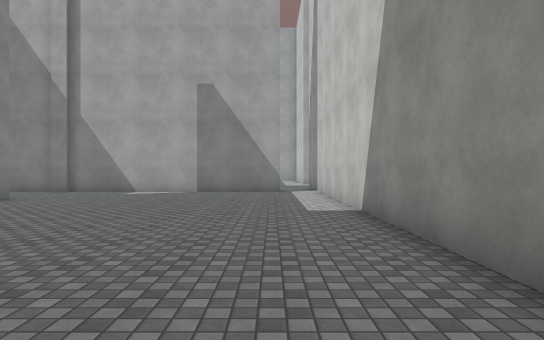
[1] (above)

16 first-person views from a walk through a 3-D level made in the Unity game engine. The camera is 1.4 m above the floor, looks level and sees 75° across. The floor is counted in squares, 2 m on a side. Each view is taken from the middle of a square. On the plan, view 1 faces up. The plan holds only what a view shows up to about 11 squares ahead; the rest is blank. The place goes on beyond the plan. The player character is not drawn. Surface patterns are stand-ins for the level's own textures.

[2]
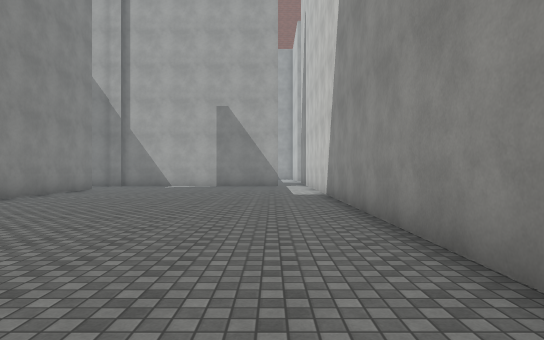

[3]
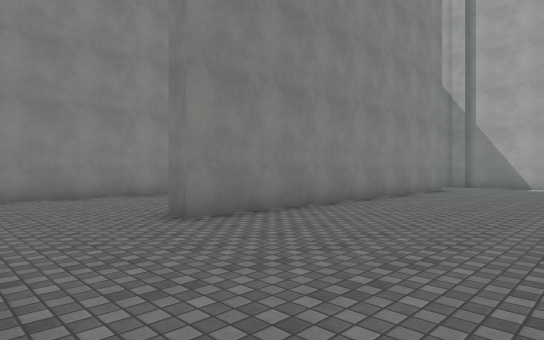

[4]
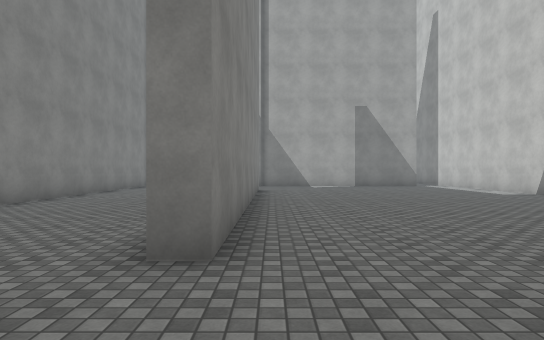

[5]
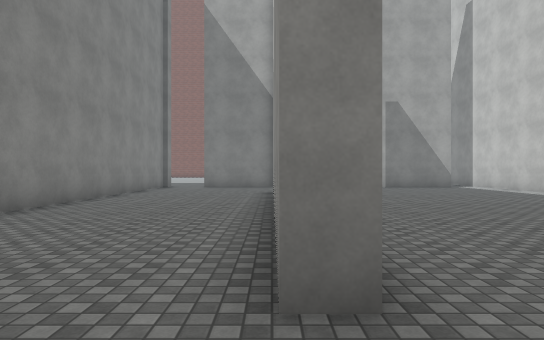

[6]
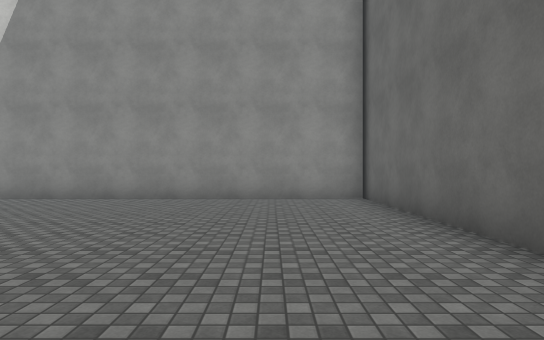

[7]
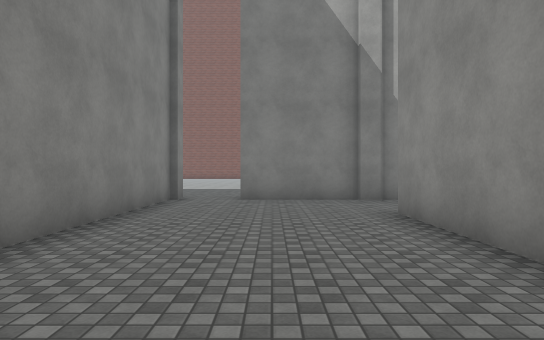

[8]
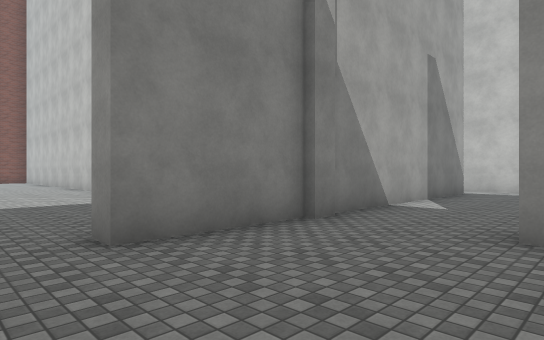

[9]
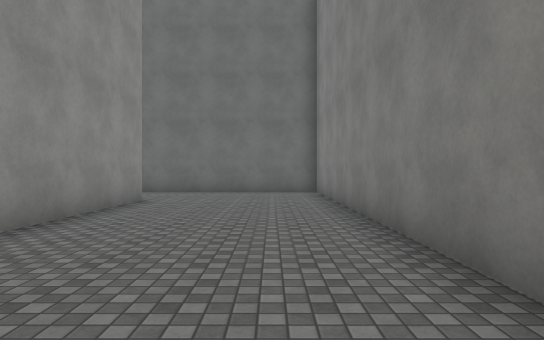

[10]
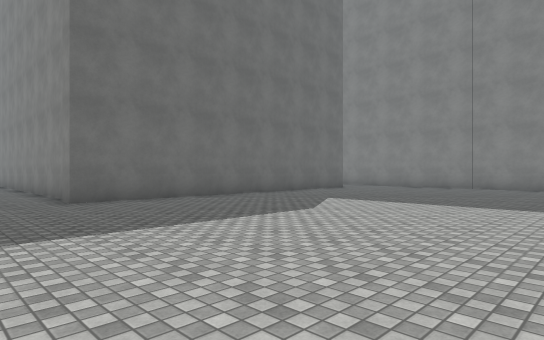

[11]
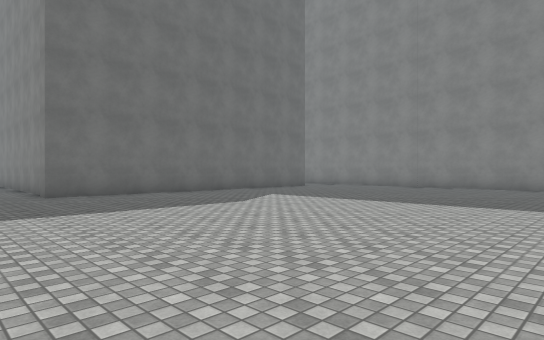

[12]
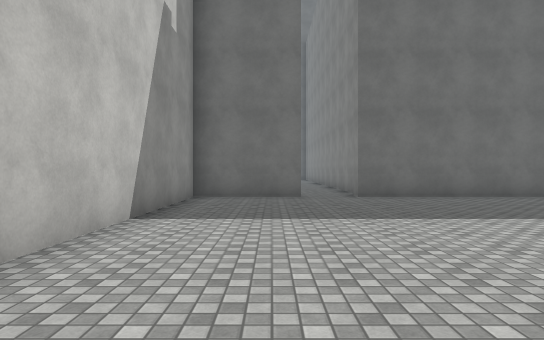

[13]
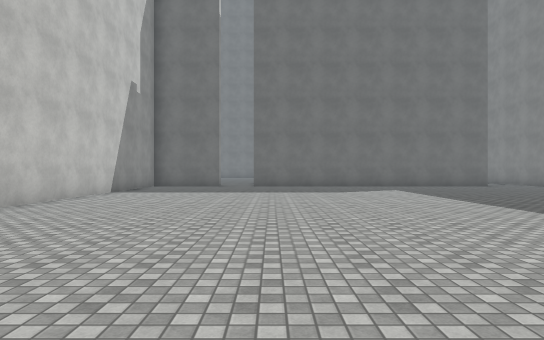

[14]
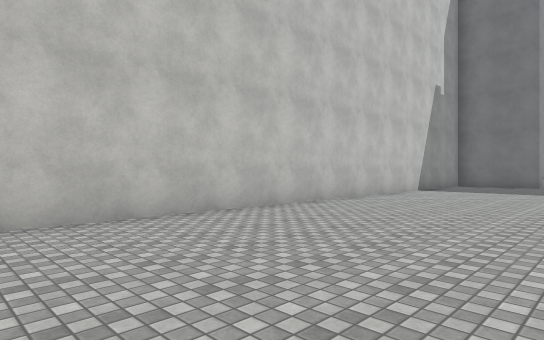

[15]
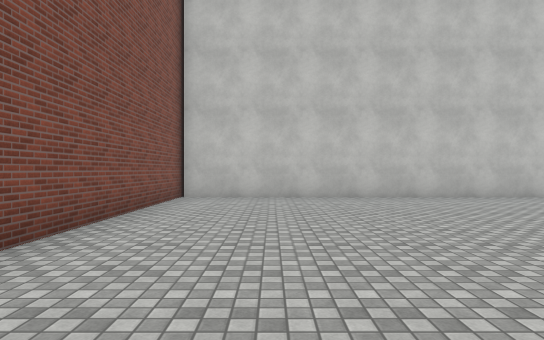

[16]
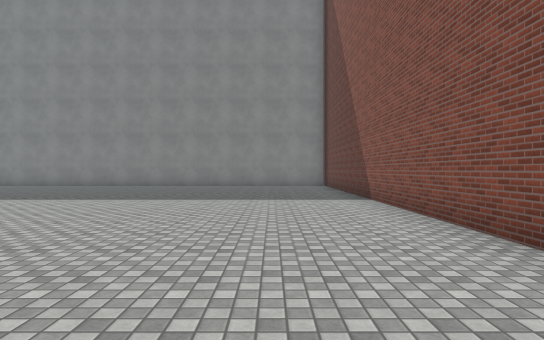

### Floor plan
Points are (right, up) in squares from view 1. A wall is a line through its corners. A room is listed if a view was taken in it or the views show most of it. See-through windows are left out.
Room 1 (views 1, 2, 3, 4, 5, 6, 7, 8, 9)
walls: (-7, 5.6) (-7, 8.8); (-6.5, 8.8) (-6.5, -1.3) (-7, -1.3) (-7, 3.1); (-6.4, 11.2) (-7, 11.2); (-6.9, 11.4) (-9.7, 11.4) (-9.7, 11.9); (-4.1, -4.3) (1.6, -4.3) (1.6, 11); (0.2, 11.4) (-6.5, 11.4); (-11.4, 11.4) (-11.4, -4); (-11.2, 11.9) (-11.2, 11.4)
ways out: opening at (-10.5, 12) to room 2
Room 2 (views 10, 11, 12, 13, 14, 15, 16)
walls: (-16.5, 11.9) (-11.2, 11.9); (-9.7, 11.9) (-7, 11.9) (-7, 30.2); (-6.5, 30.4) (-19, 30.4)
ways out: opening at (-10.5, 12) to room 1

Positions as (right, up) in squares from view 1, and headings:
1: (0, 0), facing up
2: (0, -4), facing up
3: (-2, -4), facing up-left
4: (-6, -4), facing up
5: (-7, -3), facing up
6: (-7, -2), facing right
7: (-9, 3), facing up
8: (-11, 8), facing up-right
9: (-10, 7), facing down
10: (-9, 20), facing down-left
11: (-9, 22), facing down-left
12: (-9, 21), facing down
13: (-12, 27), facing down
14: (-12, 28), facing down-right
15: (-16, 28), facing right
16: (-8, 28), facing left
